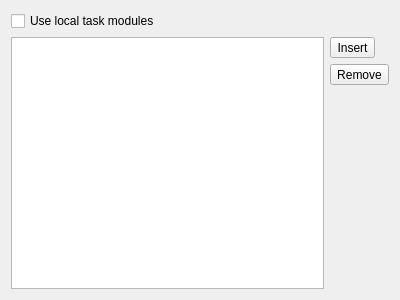
<?xml version="1.0" encoding="UTF-8"?>
<ui version="4.0">
 <class>KPlato::ConfigTaskModulesPanel</class>
 <widget class="QWidget" name="KPlato::ConfigTaskModulesPanel">
  <property name="geometry">
   <rect>
    <x>0</x>
    <y>0</y>
    <width>400</width>
    <height>300</height>
   </rect>
  </property>
  <layout class="QGridLayout" name="gridLayout">
   <item row="0" column="0">
    <widget class="QCheckBox" name="kcfg_UseLocalTaskModules">
     <property name="text">
      <string>Use local task modules</string>
     </property>
    </widget>
   </item>
   <item row="1" column="0" rowspan="3">
    <widget class="QTreeView" name="taskModulesView">
     <property name="rootIsDecorated">
      <bool>false</bool>
     </property>
     <property name="itemsExpandable">
      <bool>false</bool>
     </property>
     <attribute name="headerVisible">
      <bool>false</bool>
     </attribute>
    </widget>
   </item>
   <item row="1" column="1">
    <widget class="QToolButton" name="insertModule">
     <property name="text">
      <string>Insert</string>
     </property>
     <property name="icon">
      <iconset theme="list-add">
       <normaloff>libs/ui</normaloff>libs/ui</iconset>
     </property>
    </widget>
   </item>
   <item row="2" column="1">
    <widget class="QToolButton" name="removeModule">
     <property name="text">
      <string>Remove</string>
     </property>
     <property name="icon">
      <iconset theme="list-remove">
       <normaloff>libs/ui</normaloff>libs/ui</iconset>
     </property>
    </widget>
   </item>
   <item row="3" column="1">
    <spacer name="verticalSpacer_3">
     <property name="orientation">
      <enum>Qt::Vertical</enum>
     </property>
     <property name="sizeHint" stdset="0">
      <size>
       <width>20</width>
       <height>181</height>
      </size>
     </property>
    </spacer>
   </item>
  </layout>
 </widget>
 <resources/>
 <connections/>
</ui>
